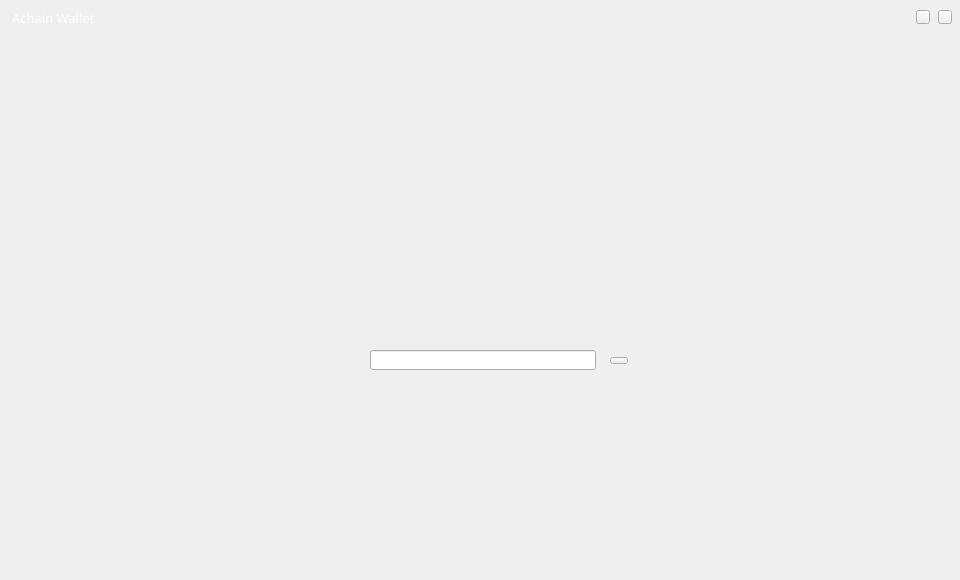
<?xml version="1.0" encoding="UTF-8"?>
<ui version="4.0">
 <class>LockPage</class>
 <widget class="QWidget" name="LockPage">
  <property name="geometry">
   <rect>
    <x>0</x>
    <y>0</y>
    <width>960</width>
    <height>580</height>
   </rect>
  </property>
  <property name="windowTitle">
   <string>Form</string>
  </property>
  <widget class="QLabel" name="logoLabel">
   <property name="geometry">
    <rect>
     <x>390</x>
     <y>150</y>
     <width>190</width>
     <height>112</height>
    </rect>
   </property>
   <property name="font">
    <font>
     <family>Agency FB</family>
     <pointsize>26</pointsize>
     <weight>75</weight>
     <bold>true</bold>
    </font>
   </property>
   <property name="text">
    <string/>
   </property>
  </widget>
  <widget class="QLineEdit" name="pwdLineEdit">
   <property name="geometry">
    <rect>
     <x>370</x>
     <y>350</y>
     <width>226</width>
     <height>20</height>
    </rect>
   </property>
   <property name="font">
    <font>
     <family>微软雅黑</family>
    </font>
   </property>
   <property name="contextMenuPolicy">
    <enum>Qt::DefaultContextMenu</enum>
   </property>
   <property name="echoMode">
    <enum>QLineEdit::Password</enum>
   </property>
   <property name="alignment">
    <set>Qt::AlignCenter</set>
   </property>
   <property name="clearButtonEnabled">
    <bool>false</bool>
   </property>
  </widget>
  <widget class="QToolButton" name="unlockBtn">
   <property name="geometry">
    <rect>
     <x>610</x>
     <y>357</y>
     <width>18</width>
     <height>7</height>
    </rect>
   </property>
   <property name="cursor">
    <cursorShape>PointingHandCursor</cursorShape>
   </property>
   <property name="focusPolicy">
    <enum>Qt::NoFocus</enum>
   </property>
   <property name="text">
    <string/>
   </property>
  </widget>
  <widget class="QLabel" name="lockedLabel">
   <property name="geometry">
    <rect>
     <x>454</x>
     <y>310</y>
     <width>55</width>
     <height>13</height>
    </rect>
   </property>
   <property name="text">
    <string/>
   </property>
  </widget>
  <widget class="QLabel" name="tipLabel">
   <property name="geometry">
    <rect>
     <x>300</x>
     <y>392</y>
     <width>381</width>
     <height>20</height>
    </rect>
   </property>
   <property name="font">
    <font>
     <family>微软雅黑</family>
    </font>
   </property>
   <property name="styleSheet">
    <string notr="true">color: rgb(255, 255, 255);</string>
   </property>
   <property name="text">
    <string/>
   </property>
   <property name="alignment">
    <set>Qt::AlignCenter</set>
   </property>
  </widget>
  <widget class="QToolButton" name="minBtn">
   <property name="geometry">
    <rect>
     <x>916</x>
     <y>10</y>
     <width>14</width>
     <height>14</height>
    </rect>
   </property>
   <property name="cursor">
    <cursorShape>PointingHandCursor</cursorShape>
   </property>
   <property name="focusPolicy">
    <enum>Qt::NoFocus</enum>
   </property>
   <property name="text">
    <string/>
   </property>
  </widget>
  <widget class="QToolButton" name="closeBtn">
   <property name="geometry">
    <rect>
     <x>938</x>
     <y>10</y>
     <width>14</width>
     <height>14</height>
    </rect>
   </property>
   <property name="cursor">
    <cursorShape>PointingHandCursor</cursorShape>
   </property>
   <property name="focusPolicy">
    <enum>Qt::NoFocus</enum>
   </property>
   <property name="text">
    <string/>
   </property>
  </widget>
  <widget class="QLabel" name="chanceLabel">
   <property name="geometry">
    <rect>
     <x>640</x>
     <y>350</y>
     <width>161</width>
     <height>20</height>
    </rect>
   </property>
   <property name="styleSheet">
    <string notr="true">color: rgb(255, 255, 255);</string>
   </property>
   <property name="text">
    <string/>
   </property>
  </widget>
  <widget class="QLabel" name="textLabel">
   <property name="geometry">
    <rect>
     <x>381</x>
     <y>220</y>
     <width>197</width>
     <height>29</height>
    </rect>
   </property>
   <property name="font">
    <font>
     <family>宋体</family>
     <pointsize>24</pointsize>
     <weight>75</weight>
     <bold>true</bold>
    </font>
   </property>
   <property name="styleSheet">
    <string notr="true">color: rgb(255, 255, 255);</string>
   </property>
   <property name="text">
    <string/>
   </property>
   <property name="alignment">
    <set>Qt::AlignCenter</set>
   </property>
  </widget>
  <widget class="QLabel" name="versionLabel">
   <property name="geometry">
    <rect>
     <x>12</x>
     <y>10</y>
     <width>261</width>
     <height>16</height>
    </rect>
   </property>
   <property name="font">
    <font>
     <family>微软雅黑</family>
     <pointsize>10</pointsize>
    </font>
   </property>
   <property name="styleSheet">
    <string notr="true">color: rgb(255, 255, 255);</string>
   </property>
   <property name="text">
    <string>Achain Wallet</string>
   </property>
  </widget>
 </widget>
 <resources/>
 <connections/>
</ui>
